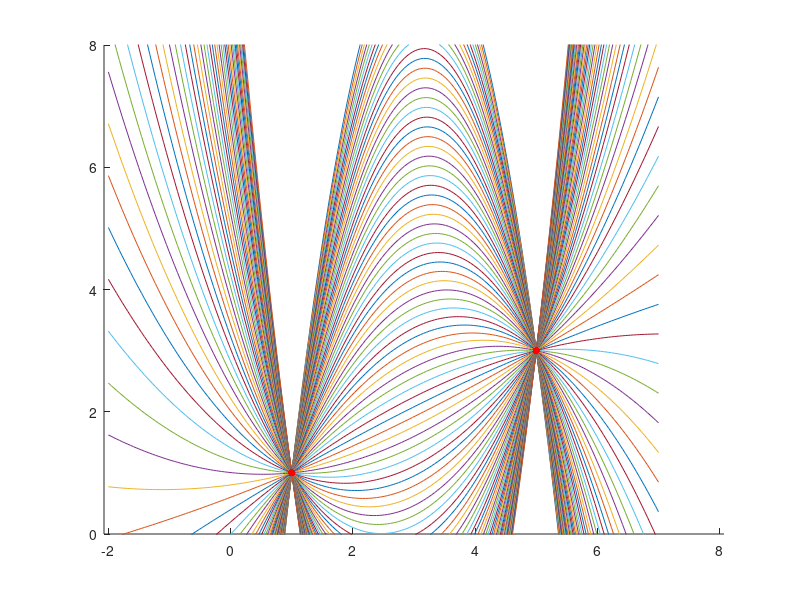

The MATLAB script that drew this image:
hold on;
axis equal;

N = 100;

A = [1, 1];
B = [5, 3];
aaa = linspace(-2, 2, N);

for i = 1:N
  a = aaa(i);
  x = linspace(-2, 7, 200);
  y = a*(x - A(1)).*(x - B(1)) + A(2).*(x - B(1))./(A(1) - B(1)) + B(2).*(x - A(1))./(B(1) - A(1));

  plot(x, y);
  plot(A(1), A(2), 'r', 'MarkerSize', 16);
  plot(B(1), B(2), 'r', 'MarkerSize', 16);
endfor

ylim([0, 8]);

